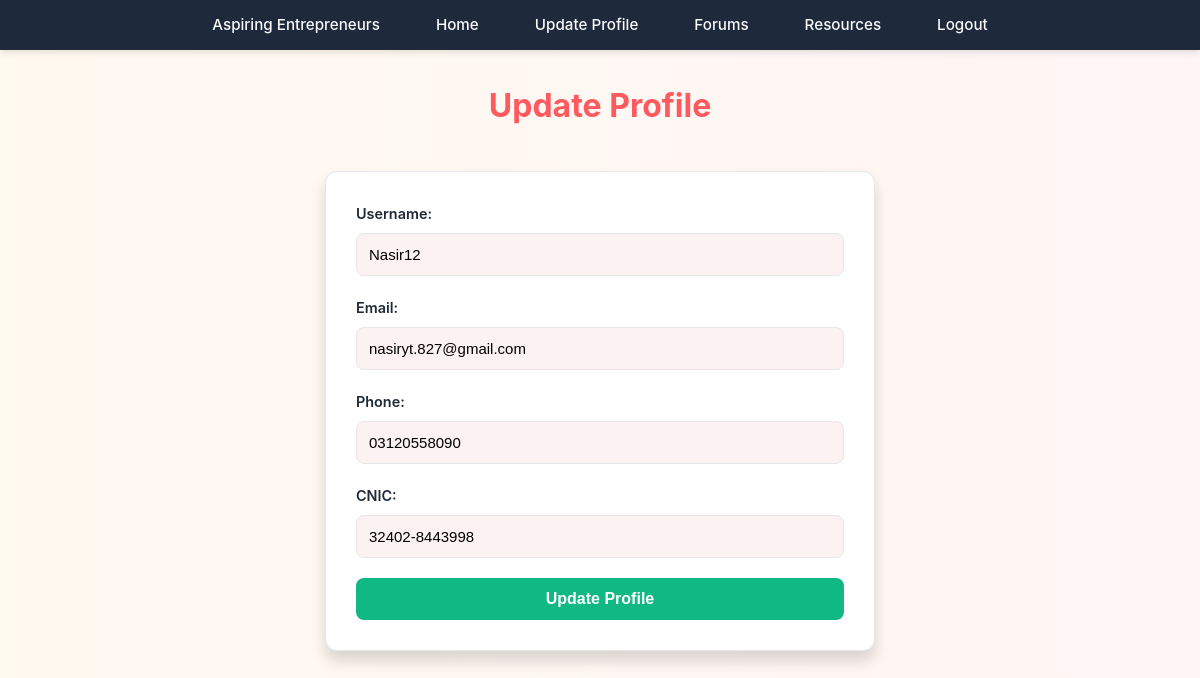
The app's page /update_profile.php (signed in) with its own data.
### tables this page shows
CREATE TABLE `users` (
  `id` int(11) NOT NULL,
  `username` varchar(50) NOT NULL,
  `password` varchar(255) NOT NULL,
  `email` varchar(100) NOT NULL,
  `phone` varchar(15) NOT NULL,
  `cnic` varchar(13) NOT NULL,
  `created_at` timestamp NOT NULL DEFAULT current_timestamp()
);

### update_profile.php (the view, shortened to what this page needs)
<?php
include "config.php";
$userId = $_SESSION["user_id"];
$stmt = $conn->prepare("SELECT username, email, phone, cnic FROM users WHERE id = ?");
$stmt->bind_param("i", $userId);
$stmt->execute();
$result = $stmt->get_result();
$user = $result->fetch_assoc();
?>
<!DOCTYPE html>
<html lang="en">
<head>
    <link rel="stylesheet" href="./CSS/style.css">
</head>
<body>
<?php include('navbar.php'); ?>
<h2>Update Profile</h2>
<form method="POST">
    <label>Username:</label>
    <input type="text" name="username" value="<?= htmlspecialchars($user['username']) ?>" required>
    <label>Email:</label>
    <input type="email" name="email" value="<?= htmlspecialchars($user['email']) ?>" required>
    <label>Phone:</label>
    <input type="text" name="phone" value="<?= htmlspecialchars($user['phone']) ?>" required>
    <label>CNIC:</label>
    <input type="text" name="cnic" value="<?= htmlspecialchars($user['cnic']) ?>" required>
    <button type="submit">Update Profile</button>
</form>
</body>
</html>

### CSS/style.css (style rules this page uses)
:root { --primary-color: #ff5a5f; --primary-hover: #e14d52; --secondary-color: #ffcc00; --secondary-hover: #e6b800; --text-primary: #1f2937; --text-secondary: #4b5563; --bg-primary: #ffffff; --bg-secondary: #fdf2f2; --border-color: #e5e7eb; --shadow-sm: 0 1px 2px rgba(0, 0, 0, 0.05); --shadow-md: 0 4px 6px rgba(0, 0, 0, 0.1); --shadow-lg: 0 10px 15px rgba(0, 0, 0, 0.15); }
* { margin: 0; padding: 0; box-sizing: border-box; }
body { font-family: 'Inter', sans-serif; background: linear-gradient(to right, #fffaf0, #fff5f5); color: var(--text-primary); line-height: 1.6; }
h1, h2, h3, h4, h5, h6 { margin-top: 30px; font-weight: 700; text-align: center; margin-bottom: 1rem; color: var(--primary-color); }
h2 { font-size: 2rem; }
form { max-width: 550px; margin: 40px auto; padding: 30px; background: var(--bg-primary); border-radius: 12px; box-shadow: var(--shadow-lg); border: 1px solid var(--border-color); }
label { display: block; margin-bottom: 8px; font-size: 0.9rem; font-weight: 600; color: var(--text-primary); }
input, select, textarea { width: 100%; padding: 12px; border: 1.5px solid var(--border-color); border-radius: 8px; margin-bottom: 20px; font-size: 15px; background-color: var(--bg-secondary); transition: border-color 0.2s, box-shadow 0.2s; }
button, input[type="submit"] { display: inline-block; width: 100%; background: #10b981; color: white; border: none; padding: 12px 20px; font-size: 1rem; font-weight: 600; cursor: pointer; border-radius: 8px; transition: all 0.2s ease; }

### records on screen
users: username "Nasir12", email "nasiryt.827@gmail.com", phone "03120558090", cnic "32402-8443998"
